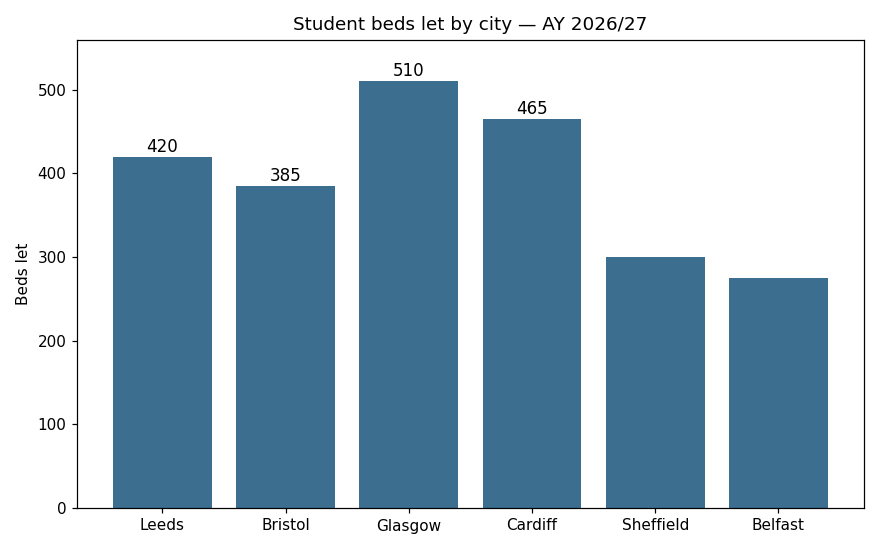
#> input picture benchmark/fixtures/t8_chart.png, 880 x 550 px
$ python -i image_extract.py   (imports and definitions only)
#> lines starting #> are read from the running program, lines starting #| are printed output that depends on the picture
"""Vision-model image → structured table extraction for data-extract.

Accepts chart / table / UI / diagram / general images (``.png`` ``.jpg`` ``.jpeg``
``.gif`` ``.webp`` ``.bmp``), classifies them, calls an OpenAI-compatible vision
endpoint, validates the answer (chart/table answers must yield a parseable Markdown
table; one corrective retry; answers that still fail are kept and flagged), parses any
Markdown table into a DataFrame, and writes a styled ``.xlsx``. Batch mode processes a
directory into one workbook (one sheet per image, plus a combined sheet with a
``source`` column).

Does **not** fall back to Tesseract for chart data — Tesseract cannot read
charts. If no vision endpoint/key is configured the script exits clearly.

    python skills/data-extract/scripts/image_extract.py chart.png -o out.xlsx
    python skills/data-extract/scripts/image_extract.py ./shots/ -o batch.xlsx

Env / flags: ``--model`` / ``VISION_MODEL``, ``--api-key`` / ``VISION_API_KEY``
or ``OPENAI_API_KEY``, ``--base-url`` / ``VISION_BASE_URL`` (default
``https://api.openai.com/v1``).
"""

from __future__ import annotations

import argparse
import base64
import hashlib
import io
import json
import os
import re
import sys
import time
from pathlib import Path

# [4 lines not run here, left out]

IMAGE_EXTS = {".png", ".jpg", ".jpeg", ".gif", ".webp", ".bmp"}
MAX_BYTES = 5 * 1024 * 1024
MAX_PX = 2048

PROMPTS = {
    "chart": (
        "Extract the chart title, axis labels, legend, and every data point value. "
        "Output as a Markdown table. Do not round numbers."
    ),
    "table": (
        "Extract all table content as a Markdown table. Preserve row/column structure. "
        "Do not round numbers."
    ),
    "ui": (
        "Describe from a frontend developer's perspective: layout, components, text, colours."
    ),
    "diagram": (
        "Describe all nodes and connections (A→B), including branch conditions."
    ),
    "general": (
        "Describe the image clearly. If any tabular or numeric data is visible, "
        "also output it as a Markdown table. Do not round numbers."
    ),
}

_TYPE_HINTS = (
    ("chart", ("chart", "graph", "plot", "bar", "line", "pie", "scatter", "histogram")),
    ("table", ("table", "grid", "spreadsheet", "ledger", "screenshot-table")),
    ("ui", ("ui", "screenshot", "dashboard", "mockup", "wireframe", "app")),
    ("diagram", ("diagram", "flowchart", "flow", "uml", "architecture", "node")),
)


# --------------------------------------------------------------------------- #
# Classification + prompts
# --------------------------------------------------------------------------- #
# [8 lines left out: function classify_image, not called in this run]


def prompt_for(kind: str) -> str:
    return PROMPTS.get(kind, PROMPTS["general"])


# --------------------------------------------------------------------------- #
# Image prep + cache
# --------------------------------------------------------------------------- #
# [61 lines left out: functions _file_sha256, compress_image, _cache_dir, not called in this run]


def _cache_key(file_hash: str, prompt: str, model: str) -> str:
    ph = hashlib.sha256(f"{prompt}|{model}".encode()).hexdigest()
    return f"{file_hash[:16]}_{ph[:16]}.json"


# [105 lines left out: functions cache_get, cache_put, vision_config, call_vision, not called in this run]


# --------------------------------------------------------------------------- #
# Markdown table parser
# --------------------------------------------------------------------------- #
_SEP_RE = re.compile(r"^\s*\|?\s*:?-{3,}:?\s*(\|\s*:?-{3,}:?\s*)+\|?\s*$")
_CURRENCY_RE = re.compile(r"^[\s$£€¥₹₽₩]*(US\$|S\$|A\$|HK\$|NZ\$|C\$|R\$)?")


# [149 lines left out: functions _split_row, _auto_number, parse_markdown_table, not called in this run]


# --------------------------------------------------------------------------- #
# Answer validation (schema-check on the model's answer, DocETL #426 pattern)
# --------------------------------------------------------------------------- #
# Kinds whose answer must contain a Markdown table. Other kinds legitimately
# return prose, so prose is acceptable (and a table is never penalised).
_TABLE_KINDS = frozenset({"chart", "table"})


# [194 lines left out: functions validate_description, _merge_usage, _corrective_prompt, write_styled_xlsx, extract_image, not called in this run]


def extract_batch(
    source: str,
    out_path: str,
    *,
    api_key=None,
    base_url=None,
    model=None,
    cache_dir: Path | None = None,
    force: bool = False,
    combine: bool = True,
    _request=None,
) -> dict:
    """Process one image or a directory → styled ``.xlsx``. Returns a summary dict."""
    src = Path(source)
    if src.is_dir():
        files = sorted(p for p in src.iterdir() if p.suffix.lower() in IMAGE_EXTS and p.is_file())
    elif src.is_file() and src.suffix.lower() in IMAGE_EXTS:
        files = [src]
    else:
        raise ValueError(f"Not an image or image directory: {source}")

    if not files:
        raise ValueError(f"No images found in {source}")

    try:
        import pandas as pd
    except ImportError as e:
        raise ImportError("pandas is required for image_extract DataFrame export") from e

    sheets = {}
    results = []
    combined_frames = []
    for f in files:
        r = extract_image(
            str(f), api_key=api_key, base_url=base_url, model=model,
            cache_dir=cache_dir, force=force, _request=_request,
        )
        results.append({k: v for k, v in r.items() if k != "dataframe"})
        df = r.get("dataframe")
        sheet_name = f.stem[:28]
        if df is not None and len(df) > 0:
            sheets[sheet_name] = df
            if combine:
                c = df.copy()
                c.insert(0, "source", f.name)
                combined_frames.append(c)
        else:
            # Keep a description sheet so the workbook still records the result.
            desc = r.get("description") or r.get("error") or "(no table extracted)"
            sheets[sheet_name] = pd.DataFrame({"description": [desc]})

    if combine and combined_frames:
        sheets["combined"] = pd.concat(combined_frames, ignore_index=True)

    write_styled_xlsx(sheets, out_path)
    return {
        "out": out_path,
        "count": len(files),
        "results": results,
        "sheets": list(sheets.keys()),
    }


# [53 lines left out: function main, not called in this run]


# [2 lines not run here, left out]

>>> import cv2
>>> picture = cv2.imread('../../../benchmark/fixtures/t8_chart.png', cv2.IMREAD_GRAYSCALE)
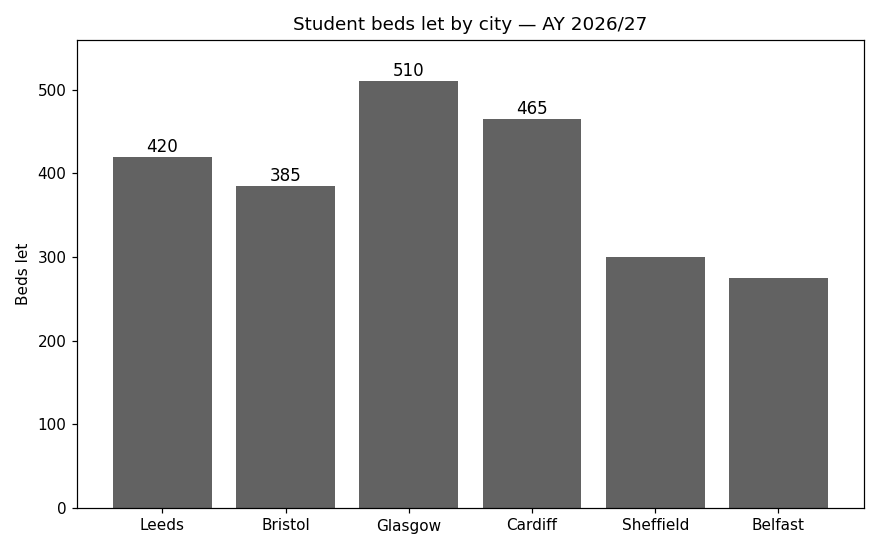
#> picture: shape (550, 880); min 0, max 255, mean 188.3
>>> result = extract_batch(picture, 'out.png')
#> (the run stopped early here; a loop or call above may not have finished)
